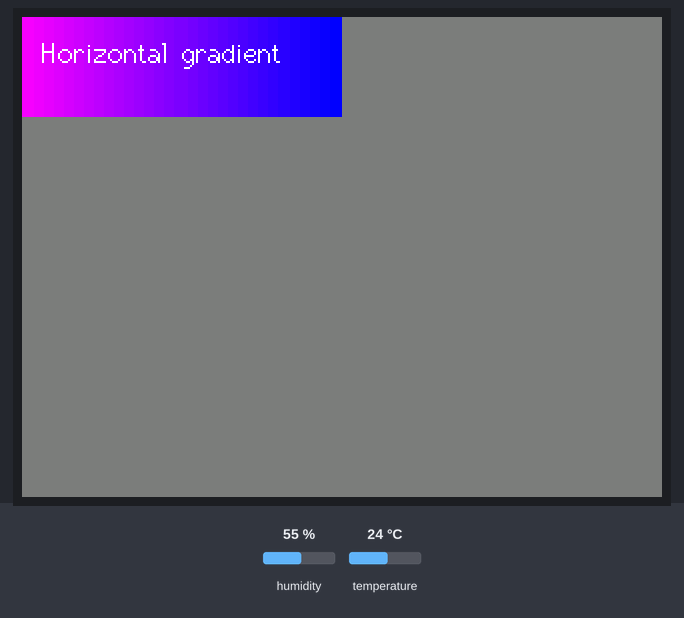
A program run on a simulated Arduino Nano RP2040 Connect. Parts: 320×240 colour display. Wiring (inferred from the names in the program): AHT10/20 sensor at I2C address 0x38. Inputs (shaded band) come from the test bench; at power-on: humidity 55 %, temperature 24 °C.

Above: at 0.8 s.

The program:

main.cpp
```cpp
#include <Wire.h>
#include <TFT_eSPI.h>       // Include the graphics library
TFT_eSPI tft = TFT_eSPI();  // Create object "tft"
void readAHT20Data();


void setup() {
  Wire.begin();
  // 设置AHT20的I2C地址
  Wire.beginTransmission(0x38);
  Wire.endTransmission();
  delay(500);


  tft.init();
  tft.setRotation(1);
  tft.fillScreen(TFT_DARKGREY);
  tft.setTextFont(2);
}

void loop() {

  tft.fillRectHGradient(0, 0, 160, 50, TFT_MAGENTA, TFT_BLUE);
  tft.setCursor(10,10);
  tft.print("Horizontal gradient");

  readAHT20Data();
  // 处理读取到的数据
  // TODO: 在这里处理读取到的数据

  delay(1000);
}
void readAHT20Data() {
  // 发送命令来读取数据
  Wire.beginTransmission(0x38);
  Wire.write(0xAC);
  Wire.write(0x33);
  Wire.write(0x00);
  Wire.endTransmission();

  // 延迟等待传感器测量完成
  delay(100);

  // 请求传感器发送数据
  Wire.beginTransmission(0x38);
  Wire.write(0x00);
  Wire.endTransmission();

  // 读取传感器发送的数据
  Wire.requestFrom(0x38, 6);
  while (Wire.available()) {
    byte msb = Wire.read();
    byte lsb = Wire.read();
    byte crc = Wire.read();
    // 解析数据
    // TODO: 在这里处理接收到的数据
  }
}
```
